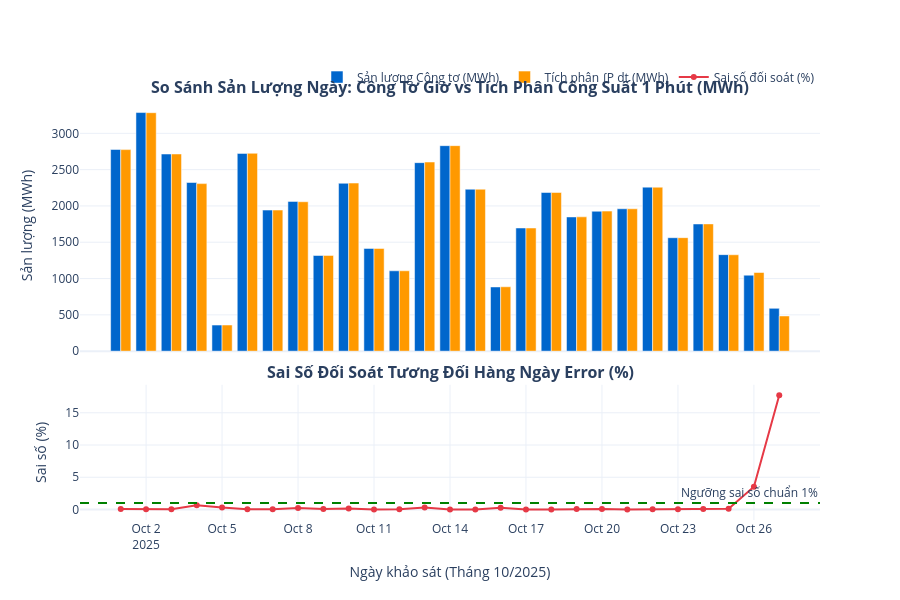

Notebook cell for this chart:
### Markdown cell above
---

## ⚖️ 10. Đối Soát Năng Lượng: Tích Phân Công Suất vs Công Tơ (Energy Consistency Audit)

Kiểm toán tính nhất quán số học giữa:
- **Sản lượng tích phân từ công suất 1 phút ($E_{\text{integ}}$)**:
  $$E_{\text{integ}} = \int_{0}^{24h} P_{AC}(t) \, dt \approx \sum_{i} P_{AC}(t_i) \cdot \Delta t_i$$
- **Sản lượng đo bởi công tơ thương phẩm ($E_{\text{meter}}$)** từ `energy_report.parquet`.
- **Câu hỏi trả lời**: *"Sản lượng đo được có phù hợp với công suất tích phân không?"*

### Code cell
# 1. Tính toán số nhảy công tơ ngày từ energy_report
inv_mwh_cols = [c for c in df_energy_raw.columns if c.endswith('_mwh')]
df_energy_calc = df_energy_raw.copy()
df_energy_calc['plant_meter_mwh'] = df_energy_calc[inv_mwh_cols].sum(axis=1)
df_energy_calc['date'] = df_energy_calc['timestamp'].dt.date

daily_meter_records = {}
for d, grp in df_energy_calc.groupby('date'):
    start_val = grp.iloc[0]['plant_meter_mwh']
    end_val = grp.iloc[-1]['plant_meter_mwh']
    daily_meter_records[d] = max(0.0, end_val - start_val)

# 2. Ghép dữ liệu đối soát
df_rec = df_daily_kpi[['date', 'daily_energy_ac_mwh']].copy()
df_rec.rename(columns={'daily_energy_ac_mwh': 'integrated_mwh'}, inplace=True)
df_rec['meter_mwh'] = df_rec['date'].map(daily_meter_records)

# Bỏ qua ngày không đủ 24h nếu có
df_rec = df_rec.dropna().reset_index(drop=True)
df_rec['abs_error_mwh'] = (df_rec['meter_mwh'] - df_rec['integrated_mwh']).abs()
df_rec['error_pct'] = (df_rec['abs_error_mwh'] / df_rec['meter_mwh']) * 100.0

mean_err = df_rec['error_pct'].mean()
max_err = df_rec['error_pct'].max()
tot_integ = df_rec['integrated_mwh'].sum()
tot_meter = df_rec['meter_mwh'].sum()

print("KẾT QUẢ ĐỐI SOÁT NĂNG LƯỢNG TOÀN NHÀ MÁY (27 NGÀY):")
print(f" - Tổng sản lượng Tích phân ∫P·dt: {tot_integ:,.2f} MWh")
print(f" - Tổng sản lượng Công tơ Meter:   {tot_meter:,.2f} MWh")
print(f" - Độ lệch tuyệt đối lũy kế:       {abs(tot_meter - tot_integ):,.2f} MWh ({(abs(tot_meter - tot_integ)/tot_meter)*100:.3f}%)")
print(f" - Sai số đối soát trung bình ngày: {mean_err:.3f}% | Sai số ngày lớn nhất: {max_err:.3f}%")

# 3. Vẽ biểu đồ đối soát
fig_rec = make_subplots(
    rows=2, cols=1,
    shared_xaxes=True,
    vertical_spacing=0.08,
    row_heights=[0.65, 0.35],
    subplot_titles=[
        "<b>So Sánh Sản Lượng Ngày: Công Tơ Giờ vs Tích Phân Công Suất 1 Phút (MWh)</b>",
        "<b>Sai Số Đối Soát Tương Đối Hàng Ngày Error (%)</b>"
    ]
)

fig_rec.add_trace(go.Bar(
    x=df_rec['date'].astype(str), y=df_rec['meter_mwh'],
    name='Sản lượng Công tơ (MWh)', marker_color='#0066CC'
), row=1, col=1)

fig_rec.add_trace(go.Bar(
    x=df_rec['date'].astype(str), y=df_rec['integrated_mwh'],
    name='Tích phân ∫P dt (MWh)', marker_color='#FF9900'
), row=1, col=1)

fig_rec.add_trace(go.Scatter(
    x=df_rec['date'].astype(str), y=df_rec['error_pct'],
    mode='lines+markers', line=dict(color='#E63946', width=2),
    name='Sai số đối soát (%)'
), row=2, col=1)

# Đường ngưỡng chấp nhận 1%
fig_rec.add_hline(y=1.0, line_dash='dash', line_color='green', annotation_text='Ngưỡng sai số chuẩn 1%', row=2, col=1)

fig_rec.update_yaxes(title_text="Sản lượng (MWh)", row=1, col=1)
fig_rec.update_yaxes(title_text="Sai số (%)", row=2, col=1)
fig_rec.update_xaxes(title_text="Ngày khảo sát (Tháng 10/2025)", row=2, col=1)

fig_rec.update_layout(
    height=600,
    template=PLOTLY_TEMPLATE,
    barmode='group',
    legend=dict(orientation='h', yanchor='bottom', y=1.02, xanchor='right', x=1)
)
fig_rec.show()

### Figure 1 — Plotly figure (JSON) as saved in the notebook; plotly's stock layout.template omitted (floating-point values rounded to 4 significant figures)
{"data": [{"marker": {"color": "#0066CC"}, "name": "Sản lượng Công tơ (MWh)", "type": "bar", "x": ["2025-10-01", "2025-10-02", "2025-10-03", "2025-10-04", "2025-10-05", "2025-10-06", "2025-10-07", "2025-10-08", "2025-10-09", "2025-10-10", "2025-10-11", "2025-10-12", "2025-10-13", "2025-10-14", "2025-10-15", "2025-10-16", "2025-10-17", "2025-10-18", "2025-10-19", "2025-10-20", "2025-10-21", "2025-10-22", "2025-10-23", "2025-10-24", "2025-10-25", "2025-10-26", "2025-10-27"], "xaxis": "x", "y": [2778.0, 3286.0, 2715.0, 2323.0, 359.0, 2724.0, 1943.0, 2062.0, 1317.0, 2312.0, 1415.0, 1106.0, 2596.0, 2830.0, 2230.0, 884.3, 1696.0, 2185.0, 1848.0, 1927.0, 1961.0, 2259.0, 1562.0, 1751.0, 1329.0, 1046.0, 589.3], "yaxis": "y"}, {"marker": {"color": "#FF9900"}, "name": "Tích phân ∫P dt (MWh)", "type": "bar", "x": ["2025-10-01", "2025-10-02", "2025-10-03", "2025-10-04", "2025-10-05", "2025-10-06", "2025-10-07", "2025-10-08", "2025-10-09", "2025-10-10", "2025-10-11", "2025-10-12", "2025-10-13", "2025-10-14", "2025-10-15", "2025-10-16", "2025-10-17", "2025-10-18", "2025-10-19", "2025-10-20", "2025-10-21", "2025-10-22", "2025-10-23", "2025-10-24", "2025-10-25", "2025-10-26", "2025-10-27"], "xaxis": "x", "y": [2775.0, 3284.0, 2716.0, 2307.0, 360.1, 2725.0, 1943.0, 2058.0, 1318.0, 2315.0, 1415.0, 1107.0, 2605.0, 2830.0, 2230.0, 886.6, 1696.0, 2185.0, 1850.0, 1929.0, 1961.0, 2258.0, 1563.0, 1753.0, 1328.0, 1083.0, 484.9], "yaxis": "y"}, {"line": {"color": "#E63946", "width": 2}, "mode": "lines+markers", "name": "Sai số đối soát (%)", "type": "scatter", "x": ["2025-10-01", "2025-10-02", "2025-10-03", "2025-10-04", "2025-10-05", "2025-10-06", "2025-10-07", "2025-10-08", "2025-10-09", "2025-10-10", "2025-10-11", "2025-10-12", "2025-10-13", "2025-10-14", "2025-10-15", "2025-10-16", "2025-10-17", "2025-10-18", "2025-10-19", "2025-10-20", "2025-10-21", "2025-10-22", "2025-10-23", "2025-10-24", "2025-10-25", "2025-10-26", "2025-10-27"], "xaxis": "x2", "y": [0.07645, 0.05655, 0.0326, 0.6625, 0.2959, 0.05302, 0.02651, 0.2275, 0.08539, 0.1403, 0.01557, 0.02607, 0.3277, 0.006356, 0.007641, 0.2575, 0.02217, 0.02009, 0.09076, 0.09991, 0.01182, 0.03397, 0.05587, 0.0657, 0.1308, 3.523, 17.71], "yaxis": "y2"}], "layout": {"annotations": [{"font": {"size": 16}, "showarrow": false, "text": "<b>So Sánh Sản Lượng Ngày: Công Tơ Giờ vs Tích Phân Công Suất 1 Phút (MWh)</b>", "x": 0.5, "xanchor": "center", "xref": "paper", "y": 1, "yanchor": "bottom", "yref": "paper"}, {"font": {"size": 16}, "showarrow": false, "text": "<b>Sai Số Đối Soát Tương Đối Hàng Ngày Error (%)</b>", "x": 0.5, "xanchor": "center", "xref": "paper", "y": 0.322, "yanchor": "bottom", "yref": "paper"}, {"showarrow": false, "text": "Ngưỡng sai số chuẩn 1%", "x": 1, "xanchor": "right", "xref": "x2 domain", "y": 1, "yanchor": "bottom", "yref": "y2"}], "barmode": "group", "height": 600, "legend": {"orientation": "h", "x": 1, "xanchor": "right", "y": 1.02, "yanchor": "bottom"}, "shapes": [{"line": {"color": "green", "dash": "dash"}, "type": "line", "x0": 0, "x1": 1, "xref": "x2 domain", "y0": 1, "y1": 1, "yref": "y2"}], "xaxis": {"anchor": "y", "domain": [0, 1], "matches": "x2", "showticklabels": false}, "xaxis2": {"anchor": "y2", "domain": [0, 1], "title": {"text": "Ngày khảo sát (Tháng 10/2025)"}}, "yaxis": {"anchor": "x", "domain": [0.402, 1], "title": {"text": "Sản lượng (MWh)"}}, "yaxis2": {"anchor": "x2", "domain": [0, 0.322], "title": {"text": "Sai số (%)"}}}}
